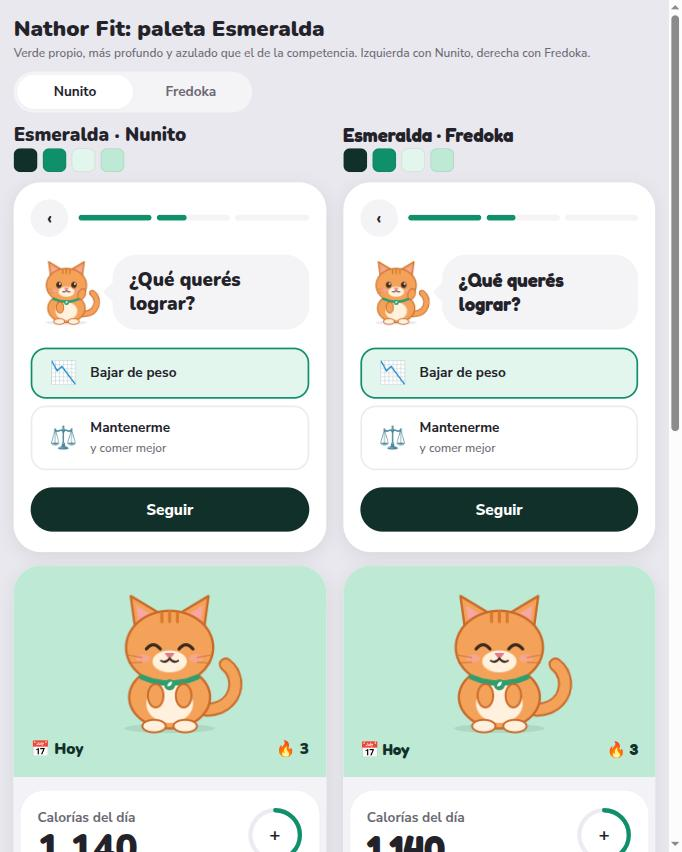
#> input picture replica/design/esmeralda-1.jpg, 682 x 852 px
$ python recolorear-piel.py ../replica/design/esmeralda-1.jpg ../replica/design/esmeralda-2.jpg
#> lines starting #> are read from the running program, lines starting #| are printed output that depends on the picture
#!/usr/bin/env python3
"""Pasa la piel color durazno (piel humana) a la piel amarilla del personaje, conservando sombras y brillos.
Gemini a veces dibuja la piel color durazno; esto la corrige sin tocar el fondo magenta, la camiseta
verde, el pelo ni el contorno.

Uso: python3 tools/recolorear-piel.py entrada.jpg salida.jpg
"""
import colorsys
import sys
from PIL import Image

TONO_AMARILLO = 48 / 360


def recolorear(origen, destino):
#> called with origen = '../replica/design/esmeralda-1.jpg', destino = '../replica/design/esmeralda-2.jpg'
    img = Image.open(origen).convert('RGB')
#> img is the input picture: PIL image 682x852 RGB; mean R, G, B 215.8, 224, 218.4
    px = img.load()
    ancho, alto = img.size
#> ancho = 682; alto = 852
    cambiados = 0
    for y in range(alto):
        for x in range(ancho):
            r, g, b = px[x, y]
            if r < g or g < b:          # la piel durazno cumple r > g > b
                continue
            h, s, v = colorsys.rgb_to_hsv(r / 255, g / 255, b / 255)
            if 15 / 360 <= h <= 42 / 360 and 0.18 <= s <= 0.72 and v >= 0.42:
                t = min(1.0, (s - 0.18) / 0.3)     # borde suave de la máscara
                h2 = h + (TONO_AMARILLO - h) * t
                s2 = s + (min(1.0, s * 1.95 + 0.1) - s) * t
                r2, g2, b2 = colorsys.hsv_to_rgb(h2, s2, v)
                px[x, y] = (round(r2 * 255), round(g2 * 255), round(b2 * 255))
                cambiados += 1
#> after the loop, cambiados = 21227
    img.save(destino, quality=93)
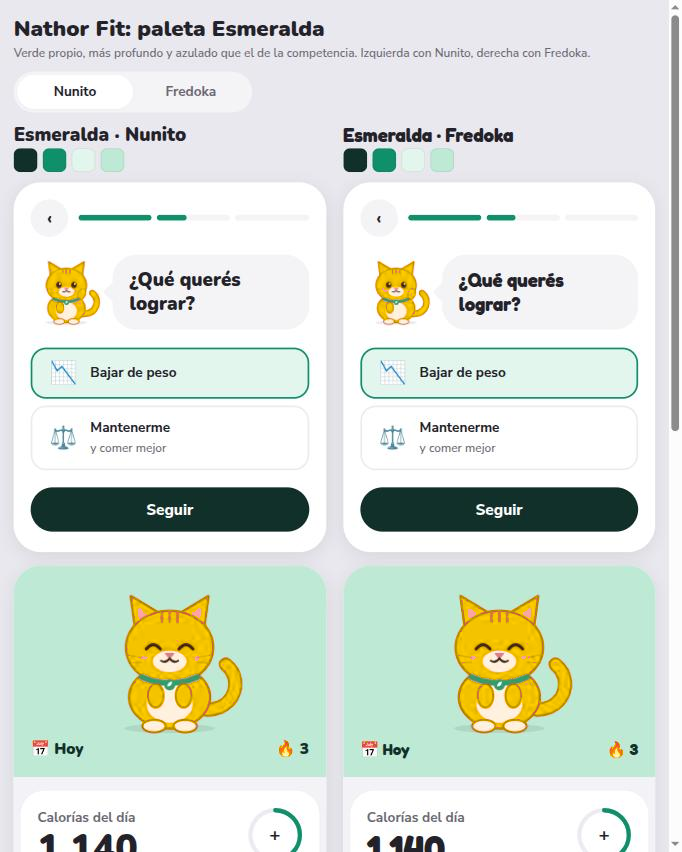
#> saved as esmeralda-2.jpg: PIL image 682x852 RGB; mean R, G, B 215.8, 224.9, 215.4
    return cambiados / (ancho * alto)


if __name__ == '__main__':
    print(f'{recolorear(sys.argv[1], sys.argv[2]) * 100:.1f} % de píxeles recoloreados')
